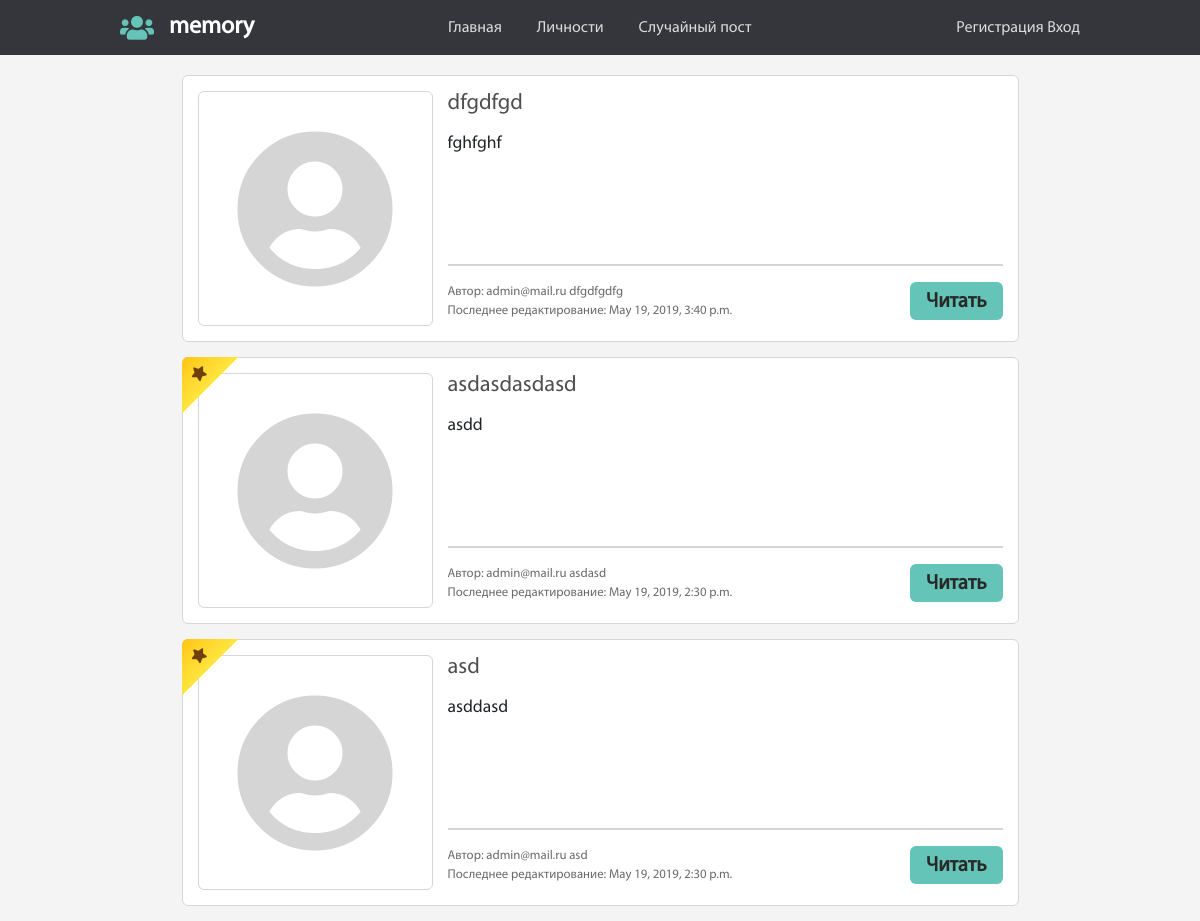
/, run on an earlier commit of the app's database.
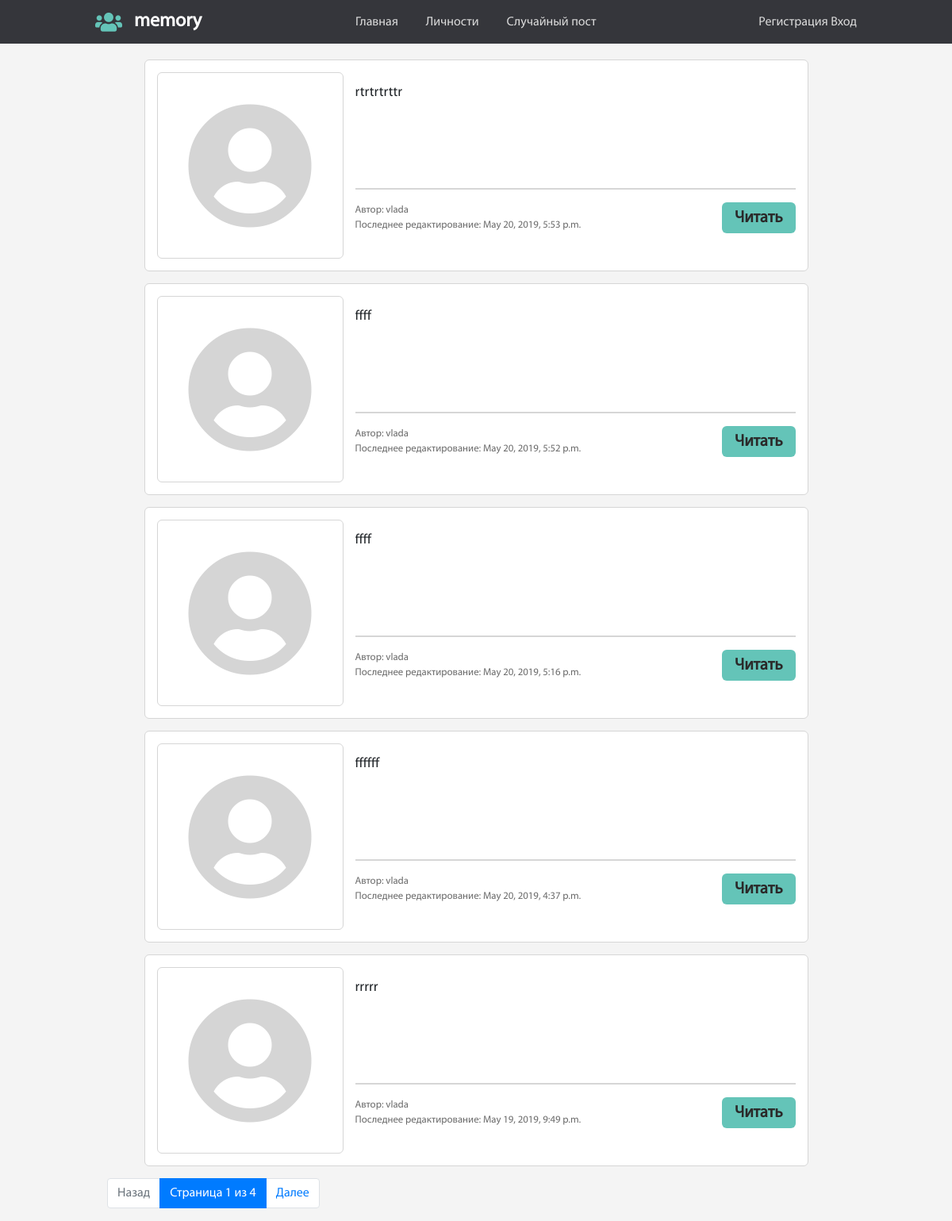
And on a later commit of the database.
### mysite/models.py (models this page shows, shortened)
class Post(models.Model):
    email = models.EmailField(verbose_name="email", db_index=True, blank=True)
    name = models.ForeignKey(User, on_delete=models.CASCADE, verbose_name="Имя", db_index=True, blank=True)
    second_name = models.CharField(verbose_name="Фамилия", max_length=150, db_index=True, blank=True)
    title = models.CharField(verbose_name="Заголовок", max_length=500, blank=True)
    preview = models.CharField(verbose_name= "Тизер", max_length=500, blank=True, db_index=True)
    text_post = MarkdownxField(verbose_name= "Текст поста", blank=True, db_index=True)
    CHOICE_TO_STAR = (
        (True, 'Пост известной личности'),
        (False, 'Пост обычного пользователя'),
    )
    star = models.BooleanField(verbose_name="Настройка поста", choices=CHOICE_TO_STAR, default=False)
    date_pub = models.DateTimeField(verbose_name="Дата публикации", auto_now_add=True)
    date_modified = models.DateTimeField(verbose_name="Последнее изменение", auto_now=True)
    pictures = models.CharField(verbose_name="Ссылка на картинку", max_length=500, blank=True)
    class Meta:
        ordering = ["-date_modified"]
    def get_preview(self):
        if not self.preview:
            return markdownify(self.text_post[:501]+"...")
        else:
            return self.preview
    def __str__(self):
        return self.title

### mysite/views.py (the view)
# urls.py: url(r'^$', v.posts_list, name='posts_list'),
def posts_list(request):
    posts = Post.objects.all()
    paginator = Paginator(posts, 5)
    page = request.GET.get('page')
    try:
        posts = paginator.page(page)
    except PageNotAnInteger:
        posts = paginator.page(1)
    except EmptyPage:
        posts = paginator.page(paginator.num_pages)
    return render(request, 'mysite/posts_list.html', context={'posts': posts, 'page': page})

### mysite/templates/mysite/posts_list.html (shortened to what this page needs)
{% extends 'mysite/base_page.html' %}
{% load staticfiles %}
{% block css %}
  <link rel="stylesheet" href="{% static 'css/post.css' %}">
{% endblock %}
{% block content %}
  {% for post in posts %}
    {% include "./post.html" %}
  {% endfor %}
  {% if posts.paginator.num_pages != 1 %}
    <nav class="pagination__wrap">
      <ul class="pagination">
        {% if posts.has_previous %}
          <li class="page-item"><a class="page-link" href="?page=1">Далее</a></li>
        {% else %}
          <li class="page-item disabled"><a class="page-link">Назад</a></li>
        {% endif %}
        <li class="page-item active" aria-current="page">
          <span class="page-link">
            Страница {{ posts.number }} из {{ posts.paginator.num_pages }}
          </span>
        </li>
        {% if posts.has_next %}
          <li class="page-item">
            <a class="page-link" href="?page={{ posts.next_page_number }}">Далее</a>
          </li>
        {% else %}
          <li class="page-item disabled"><a class="page-link">Далее</a></li>
        {% endif %}
      </ul>
    </nav>
  {% endif %}
{% endblock %}

### mysite/templates/mysite/post.html (shortened to what this page needs)
{% load staticfiles %}
{% block css %}
  <link rel="stylesheet" href="{% static 'css/post.css' %}">
{% endblock %}
<aside class="post">
  {% if post.star%}
  <div class="markstar">
    <i class="fas fa-star"></i>
  </div>
  {% endif %}
  <section class="post__img">
    <i class="fas fa-user-circle"></i>
  </section>
  <section class="post__info">
    <h3>{{ post }}</h3>
    <p class="post__prev">{{ post.get_preview }}</p>
    <hr>
    <div class="post__nav">
      <div class="post__addition">
        <span>Автор: {{post.name}} {{post.second_name}}</span></br>
        <span>Последнее редактирование: {{ post.date_modified }}</span>
      </div>
      <a class="btnn" href="{% url 'post_detail' post.id%}">Читать</a>
    </div>
  </section>
</aside>

What changed in the data, as far as the page shows it:
no longer on this page (row unchanged): Post: title "dfgdfgd", get_preview "fghfghf", name "admin@mail.ru", second_name "dfgdfgdfg", date_modified "May 19, 2019, 3:40 p.m."
no longer on this page (row unchanged): Post: star True (drawn), title "asdasdasdasd", get_preview "asdd", name "admin@mail.ru", second_name "asdasd", date_modified "May 19, 2019, 2:30 p.m."
no longer on this page (row unchanged): Post: star True (drawn), title "asd", get_preview "asddasd", name "admin@mail.ru", second_name "asd", date_modified "May 19, 2019, 2:30 p.m."
added Post: get_preview "rtrtrtrttr", name "vlada", date_modified "May 20, 2019, 5:53 p.m."
added Post: get_preview "ffff", name "vlada", date_modified "May 20, 2019, 5:52 p.m."
added Post: get_preview "ffff", name "vlada", date_modified "May 20, 2019, 5:16 p.m."
added Post: get_preview "ffffff", name "vlada", date_modified "May 20, 2019, 4:37 p.m."
added Post: get_preview "rrrrr", name "vlada", date_modified "May 19, 2019, 9:49 p.m."
Also different on the page:
{{ posts.number }}: (not shown) → "1"
{{ posts.paginator.num_pages }}: (not shown) → "4"
text now shown: "Назад Страница из Далее"
